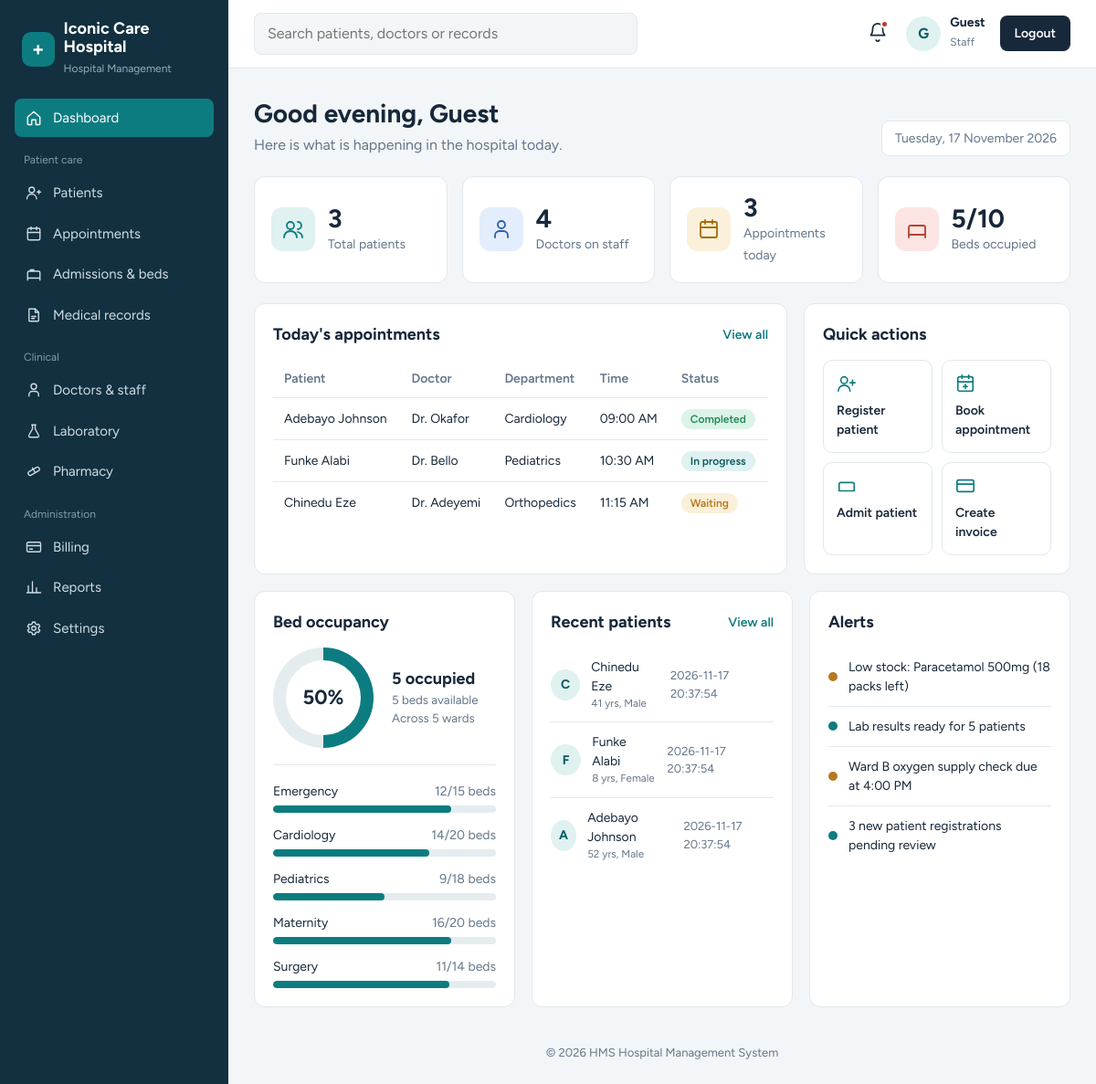
The page /homepage.php on the database its author committed.
### tables this page shows
CREATE TABLE IF NOT EXISTS appointments (
    id INT AUTO_INCREMENT PRIMARY KEY,
    patient_name VARCHAR(120) NOT NULL,
    doctor_name VARCHAR(120) NOT NULL,
    department VARCHAR(80) NOT NULL,
    appt_date DATE NOT NULL,
    appt_time VARCHAR(15) NOT NULL,
    status VARCHAR(20) DEFAULT 'Scheduled'
);

CREATE TABLE IF NOT EXISTS patients (
    id INT AUTO_INCREMENT PRIMARY KEY,
    patient_code VARCHAR(20) DEFAULT NULL,
    name VARCHAR(120) NOT NULL,
    age INT NOT NULL,
    gender VARCHAR(10) NOT NULL,
    phone VARCHAR(25) DEFAULT NULL,
    email VARCHAR(150) DEFAULT NULL,
    blood_group VARCHAR(5) DEFAULT NULL,
    address VARCHAR(255) DEFAULT NULL,
    created_at TIMESTAMP DEFAULT CURRENT_TIMESTAMP
);

### homepage.php (the view, shortened to what this page needs)
<?php
require_once("connect.php");
$name = isset($_SESSION['name']) ? $_SESSION['name'] : 'Guest';
$role = isset($_SESSION['role']) ? $_SESSION['role'] : 'Staff';
function getCount($conn, $sql, $fallback = 0) {
    try {
        $res = @mysqli_query($conn, $sql);
        if ($res) {
            $row = mysqli_fetch_row($res);
            return (int)$row[0];
        }
    } catch (Throwable $e) {}
    return $fallback;
}
function getRows($conn, $sql, $fallback = []) {
    try {
        $res = @mysqli_query($conn, $sql);
        if ($res && mysqli_num_rows($res) > 0) {
            return mysqli_fetch_all($res, MYSQLI_ASSOC);
        }
    } catch (Throwable $e) {}
    return $fallback;
}
$totalPatients  = getCount($conn, "SELECT COUNT(*) FROM patients", 1248);
$totalDoctors   = getCount($conn, "SELECT COUNT(*) FROM doctors", 36);
$todayAppts     = getCount($conn, "SELECT COUNT(*) FROM appointments WHERE appt_date = CURDATE()", 42);
$bedsOccupied   = getCount($conn, "SELECT COUNT(*) FROM beds WHERE status='occupied'", 68);
$bedsTotal      = getCount($conn, "SELECT COUNT(*) FROM beds", 90);
$bedPercent     = $bedsTotal > 0 ? round(($bedsOccupied / $bedsTotal) * 100) : 0;
$appointments = getRows($conn,
    "SELECT patient_name, doctor_name, department, appt_time, status
     FROM appointments WHERE appt_date = CURDATE()
     ORDER BY appt_time ASC LIMIT 6",
    [
        ['patient_name' => 'Adebayo Johnson', 'doctor_name' => 'Dr. Okafor',  'department' => 'Cardiology', 'appt_time' => '09:00 AM', 'status' => 'Completed'],
        ['patient_name' => 'Funke Alabi',     'doctor_name' => 'Dr. Bello',   'department' => 'Pediatrics', 'appt_time' => '10:30 AM', 'status' => 'In progress'],
        ['patient_name' => 'Chinedu Eze',     'doctor_name' => 'Dr. Adeyemi', 'department' => 'Orthopedics','appt_time' => '11:15 AM', 'status' => 'Waiting'],
        ['patient_name' => 'Zainab Musa',     'doctor_name' => 'Dr. Ibrahim', 'department' => 'Neurology',  'appt_time' => '01:00 PM', 'status' => 'Scheduled'],
        ['patient_name' => 'Tunde Bakare',    'doctor_name' => 'Dr. Okafor',  'department' => 'Cardiology', 'appt_time' => '02:30 PM', 'status' => 'Scheduled'],
    ]
);
$recentPatients = getRows($conn,
    "SELECT name, age, gender, created_at FROM patients ORDER BY id DESC LIMIT 5",
    [
        ['name' => 'Ngozi Obi',      'age' => 34, 'gender' => 'Female', 'created_at' => 'Today'],
        ['name' => 'Samuel Ojo',     'age' => 58, 'gender' => 'Male',   'created_at' => 'Today'],
        ['name' => 'Halima Yusuf',   'age' => 7,  'gender' => 'Female', 'created_at' => 'Yesterday'],
        ['name' => 'Peter Okonkwo',  'age' => 45, 'gender' => 'Male',   'created_at' => 'Yesterday'],
    ]
);
$departments = [
    ['Emergency', 12, 15], ['Cardiology', 14, 20], ['Pediatrics', 9, 18],
    ['Maternity', 16, 20], ['Surgery', 11, 14],
];
$alerts = [
    ['Low stock: Paracetamol 500mg (18 packs left)', 'warn'],
    ['Lab results ready for 5 patients', 'info'],
    ['Ward B oxygen supply check due at 4:00 PM', 'warn'],
    ['3 new patient registrations pending review', 'info'],
];
function statusClass($s) {
    $s = strtolower($s);
    if ($s === 'completed')   return 'st-done';
    if ($s === 'in progress') return 'st-live';
    if ($s === 'waiting')     return 'st-wait';
    return 'st-sched';
}
$hour = (int)date('G');
$greeting = $hour < 12 ? 'Good morning' : ($hour < 17 ? 'Good afternoon' : 'Good evening');
?>
<!DOCTYPE html>
<html lang="en">
<head>
</head>
<body>
<aside class="sidebar" id="sidebar">
    <div class="brand">
        <div class="brand-mark">+</div>
        <div><b>Iconic Care Hospital</b><small>Hospital Management</small></div>
    </div>
    <nav class="menu">
        <a href="homepage.php" class="active">
            <svg viewBox="0 0 24 24"><path d="M3 11l9-8 9 8v10a1 1 0 0 1-1 1h-5v-7H9v7H4a1 1 0 0 1-1-1z"/></svg>Dashboard
        </a>
        <div class="menu-title">Patient care</div>
        <a href="patients.php"><svg viewBox="0 0 24 24"><circle cx="9" cy="8" r="4"/><path d="M2 21c0-4 3-7 7-7s7 3 7 7"/><path d="M17 11h5M19.5 8.5v5"/></svg>Patients</a>
        <a href="appointments.php"><svg viewBox="0 0 24 24"><rect x="3" y="4" width="18" height="17" rx="2"/><path d="M8 2v4M16 2v4M3 10h18"/></svg>Appointments</a>
        <a href="admissions.php"><svg viewBox="0 0 24 24"><path d="M3 18v-8a2 2 0 0 1 2-2h14a2 2 0 0 1 2 2v8M3 18h18M3 21v-3M21 21v-3M7 8V6h5v2"/></svg>Admissions &amp; beds</a>
        <a href="records.php"><svg viewBox="0 0 24 24"><path d="M14 3H6a1 1 0 0 0-1 1v16a1 1 0 0 0 1 1h12a1 1 0 0 0 1-1V8z"/><path d="M14 3v5h5M9 14h6M9 17h4"/></svg>Medical records</a>
        <div class="menu-title">Clinical</div>
        <a href="doctors.php"><svg viewBox="0 0 24 24"><circle cx="12" cy="7" r="4"/><path d="M5 21v-2a5 5 0 0 1 5-5h4a5 5 0 0 1 5 5v2"/></svg>Doctors &amp; staff</a>
        <a href="laboratory.php"><svg viewBox="0 0 24 24"><path d="M9 3h6M10 3v6l-5 9a2 2 0 0 0 2 3h10a2 2 0 0 0 2-3l-5-9V3"/></svg>Laboratory</a>
        <a href="pharmacy.php"><svg viewBox="0 0 24 24"><rect x="3" y="9" width="18" height="6" rx="3" transform="rotate(-30 12 12)"/><path d="M10 7l4 7"/></svg>Pharmacy</a>
        <div class="menu-title">Administration</div>
        <a href="billing.php"><svg viewBox="0 0 24 24"><rect x="2" y="5" width="20" height="14" rx="2"/><path d="M2 10h20M6 15h4"/></svg>Billing</a>
        <a href="reports.php"><svg viewBox="0 0 24 24"><path d="M4 20V10M10 20V4M16 20v-7M22 20H2"/></svg>Reports</a>
        <a href="settings.php">Settings</a>
    </nav>
</aside>
<div class="main">
    <header class="topbar">
        <div class="search">
            <input type="search" placeholder="Search patients, doctors or records">
        </div>
        <div class="top-right">
            <button class="bell" aria-label="Notifications">
                <svg viewBox="0 0 24 24"><path d="M6 8a6 6 0 0 1 12 0c0 7 3 8 3 8H3s3-1 3-8M10 21a2 2 0 0 0 4 0"/></svg>
                <span class="dot"></span>
            </button>
            <div class="user">
                <div class="avatar"><?php echo htmlspecialchars(strtoupper(substr($name, 0, 1))); ?></div>
                <div class="user-info">
                    <b><?php echo htmlspecialchars($name); ?></b>
                    <small><?php echo htmlspecialchars($role); ?></small>
                </div>
            </div>
            <a href="logout.php" class="logout-btn">Logout</a>
        </div>
    </header>
    <main class="content">
        <div class="page-head">
            <div>
                <h1><?php echo $greeting; ?>, <?php echo htmlspecialchars($name); ?></h1>
                <p>Here is what is happening in the hospital today.</p>
            </div>
            <div class="date-chip"><?php echo date('l, j F Y'); ?></div>
        </div>
        <section class="stats">
            <div class="stat">
                <div class="stat-icon ic-teal"><svg viewBox="0 0 24 24"><circle cx="9" cy="8" r="4"/><path d="M2 21c0-4 3-7 7-7s7 3 7 7M17 4a4 4 0 0 1 0 8M22 21c0-3-2-5-5-6"/></svg></div>
                <div><b><?php echo number_format($totalPatients); ?></b><span>Total patients</span></div>
            </div>
            <div class="stat">
                <div class="stat-icon ic-blue"><svg viewBox="0 0 24 24"><circle cx="12" cy="7" r="4"/><path d="M5 21v-2a5 5 0 0 1 5-5h4a5 5 0 0 1 5 5v2"/></svg></div>
                <div><b><?php echo number_format($totalDoctors); ?></b><span>Doctors on staff</span></div>
            </div>
            <div class="stat">
                <div class="stat-icon ic-amber"><svg viewBox="0 0 24 24"><rect x="3" y="4" width="18" height="17" rx="2"/><path d="M8 2v4M16 2v4M3 10h18"/></svg></div>
                <div><b><?php echo number_format($todayAppts); ?></b><span>Appointments today</span></div>
            </div>
            <div class="stat">
                <div class="stat-icon ic-rose"><svg viewBox="0 0 24 24"><path d="M3 18v-8a2 2 0 0 1 2-2h14a2 2 0 0 1 2 2v8M3 18h18M3 21v-3M21 21v-3"/></svg></div>
                <div><b><?php echo $bedsOccupied; ?>/<?php echo $bedsTotal; ?></b><span>Beds occupied</span></div>
            </div>
        </section>
        <section class="grid">
            <div class="panel">
                <div class="panel-head">
                    <h2>Today's appointments</h2>
                    <a href="appointments.php">View all</a>
                </div>
                <div class="table-wrap">
                    <table>
                        <thead>
                            <tr><th>Patient</th><th>Doctor</th><th>Department</th><th>Time</th><th>Status</th></tr>
                        </thead>
                        <tbody>
                        <?php foreach ($appointments as $a): ?>
                            <tr>
                                <td><?php echo htmlspecialchars($a['patient_name']); ?></td>
                                <td><?php echo htmlspecialchars($a['doctor_name']); ?></td>
                                <td><?php echo htmlspecialchars($a['department']); ?></td>
                                <td><?php echo htmlspecialchars($a['appt_time']); ?></td>
                                <td><span class="badge <?php echo statusClass($a['status']); ?>"><?php echo htmlspecialchars($a['status']); ?></span></td>
                            </tr>
                        <?php endforeach; ?>
                        </tbody>
                    </table>
                </div>
            </div>
            <div class="panel">
                <div class="panel-head"><h2>Quick actions</h2></div>
                <div class="actions">
                    <a class="action" href="add_patient.php"><svg viewBox="0 0 24 24"><circle cx="9" cy="8" r="4"/><path d="M2 21c0-4 3-7 7-7s7 3 7 7M19 8v6M16 11h6"/></svg>Register patient</a>
                    <a class="action" href="book_appointment.php"><svg viewBox="0 0 24 24"><rect x="3" y="4" width="18" height="17" rx="2"/><path d="M8 2v4M16 2v4M3 10h18M12 13v5M9.5 15.5h5"/></svg>Book appointment</a>
                    <a class="action" href="admit_patient.php"><svg viewBox="0 0 24 24"><path d="M3 18v-8a2 2 0 0 1 2-2h14a2 2 0 0 1 2 2v8M3 18h18"/></svg>Admit patient</a>
                    <a class="action" href="create_bill.php"><svg viewBox="0 0 24 24"><rect x="2" y="5" width="20" height="14" rx="2"/><path d="M2 10h20"/></svg>Create invoice</a>
                </div>
            </div>
        </section>
        <section class="grid" style="grid-template-columns: 1fr 1fr 1fr;">
            <div class="panel">
                <div class="panel-head"><h2>Bed occupancy</h2></div>
                <div class="bed-wrap">
                    <div class="ring"><div><?php echo $bedPercent; ?>%</div></div>
                    <div class="bed-text">
                        <b><?php echo $bedsOccupied; ?> occupied</b>
                        <small><?php echo max(0, $bedsTotal - $bedsOccupied); ?> beds available</small>
                        <small>Across <?php echo count($departments); ?> wards</small>
                    </div>
                </div>
                <hr style="border:0;border-top:1px solid var(--line);margin:18px 0">
                <?php foreach ($departments as $d):
                    $pct = round(($d[1] / $d[2]) * 100); ?>
                    <div class="dept">
                        <div class="dept-top"><?php echo htmlspecialchars($d[0]); ?><span><?php echo $d[1]; ?>/<?php echo $d[2]; ?> beds</span></div>
                        <div class="bar"><i class="<?php echo $pct >= 85 ? 'high' : ''; ?>" style="width:<?php echo $pct; ?>%"></i></div>
                    </div>
                <?php endforeach; ?>
            </div>
            <div class="panel">
                <div class="panel-head">
                    <h2>Recent patients</h2>
                    <a href="patients.php">View all</a>
                </div>
                <ul class="list">
                    <?php foreach ($recentPatients as $p): ?>
                    <li>
                        <div class="avatar" style="width:34px;height:34px;font-size:14px"><?php echo htmlspecialchars(strtoupper(substr($p['name'], 0, 1))); ?></div>
                        <div>
                            <?php echo htmlspecialchars($p['name']); ?>
                            <small><?php echo (int)$p['age']; ?> yrs, <?php echo htmlspecialchars($p['gender']); ?></small>
                        </div>
                        <span class="when"><?php echo htmlspecialchars($p['created_at']); ?></span>
                    </li>
                    <?php endforeach; ?>
                </ul>
            </div>
            <div class="panel">
                <div class="panel-head"><h2>Alerts</h2></div>
                <ul class="list">
                    <?php foreach ($alerts as $al): ?>
                    <li><span class="pip <?php echo $al[1]; ?>"></span><?php echo htmlspecialchars($al[0]); ?></li>
                    <?php endforeach; ?>
                </ul>
            </div>
        </section>
        <div class="footer">&copy; <?php echo date('Y'); ?> HMS Hospital Management System</div>
    </main>
</div>
</body>
</html>

### rows shown on the page
appointments: patient_name "Adebayo Johnson", doctor_name "Dr. Okafor", department "Cardiology", appt_time "09:00 AM", status "Completed"
appointments: patient_name "Funke Alabi", doctor_name "Dr. Bello", department "Pediatrics", appt_time "10:30 AM", status "In progress"
appointments: patient_name "Chinedu Eze", doctor_name "Dr. Adeyemi", department "Orthopedics", appt_time "11:15 AM", status "Waiting"
patients: name "C", name "Chinedu Eze", age "41", gender "Male", created_at "2026-11-17 20:37:54"
patients: name "F", name "Funke Alabi", age "8", gender "Female", created_at "2026-11-17 20:37:54"
patients: name "A", name "Adebayo Johnson", age "52", gender "Male", created_at "2026-11-17 20:37:54"

### other values the page prints
substr($name, 0, 1) "G"
$name "Guest"
$role "Staff"
$totalPatients "3"
$totalDoctors "4"
$todayAppts "3"
$bedsOccupied "5"
$bedsTotal "10"
$bedPercent "50"
max(0, $bedsTotal - $bedsOccupied) "5"
count($departments) "5"
$d[0] "Emergency"
$d[1] "12"
$d[2] "15"
$d[0] "Cardiology"
